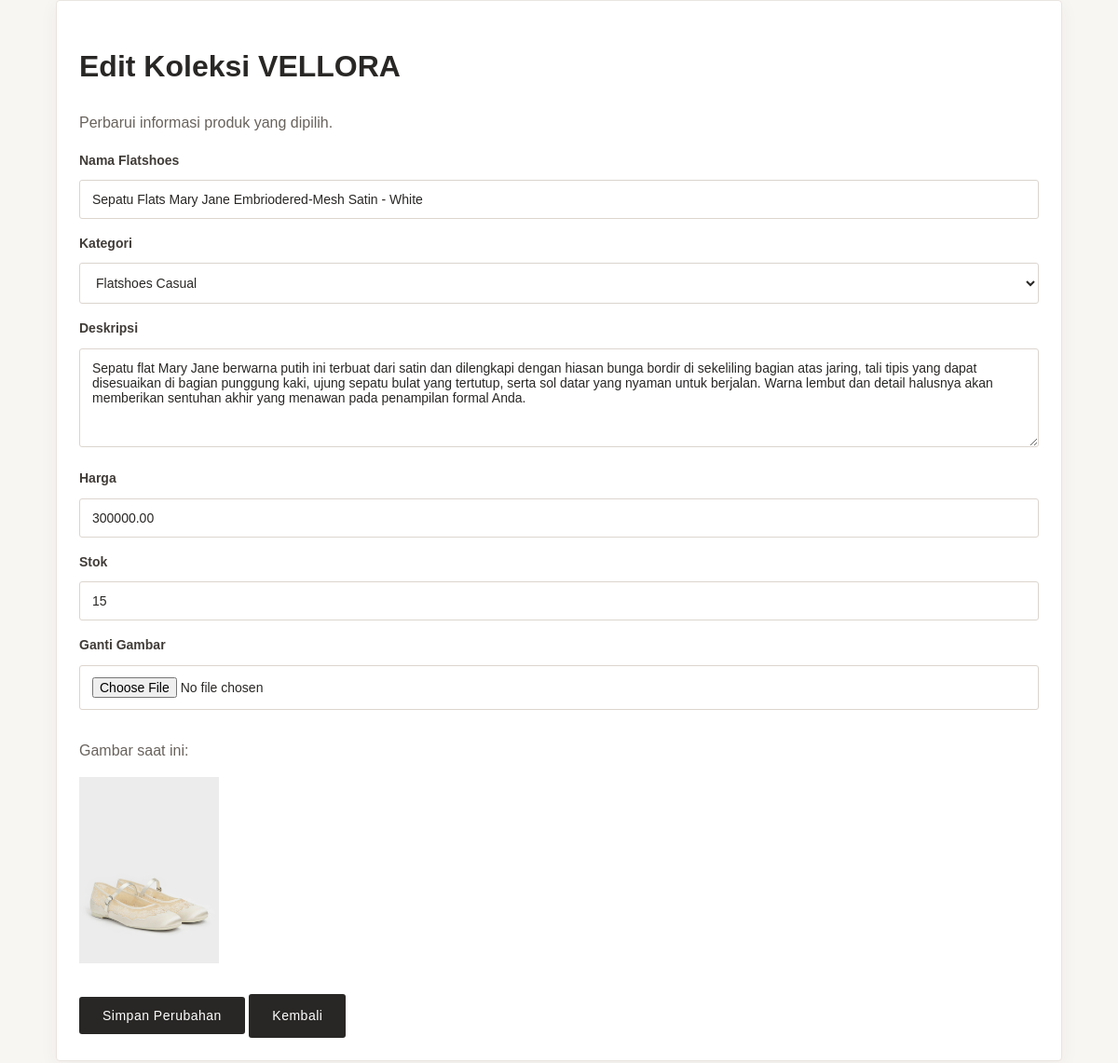
Screenshot of /admin/edit.php?id=2 (signed in) with the database file from the repository.
### tables this page shows
CREATE TABLE `produk` (
  `id` int NOT NULL,
  `nama` varchar(100) NOT NULL,
  `kategori` varchar(50) NOT NULL,
  `deskripsi` text NOT NULL,
  `harga` decimal(12,2) NOT NULL,
  `stok` int NOT NULL DEFAULT '0',
  `gambar` varchar(255) DEFAULT NULL,
  `created_at` timestamp NOT NULL DEFAULT CURRENT_TIMESTAMP
);

### admin/edit.php (the view, shortened to what this page needs)
<?php
require_once "../config/database.php";
$id = isset($_GET['id'])
    ? (int)$_GET['id']
    : 0;
$query = mysqli_query(
    $conn,
    "SELECT * FROM produk
     WHERE id = $id"
);
$produk = mysqli_fetch_assoc($query);
?>
<!DOCTYPE html>
<html>
<head>
    <link rel="stylesheet" href="../assets/style.css">
</head>
<body>
<div class="container">
    <div class="card">
        <h1>Edit Koleksi VELLORA</h1>
        <p>
            Perbarui informasi produk yang dipilih.
        </p>
        <form
            action="proses_produk.php"
            method="POST"
            enctype="multipart/form-data"
        >
            <label>Nama Flatshoes</label>
            <input
                type="text"
                name="nama"
                value="<?= htmlspecialchars($produk['nama']); ?>"
                required
            >
            <label>Kategori</label>
            <select name="kategori" required>
                <option value="Flatshoes Casual"
                    <?= $produk['kategori'] == 'Flatshoes Casual' ? 'selected' : ''; ?>>
                    Flatshoes Casual
                </option>
            </select>
            <label>Deskripsi</label>
            <textarea
                name="deskripsi"
                rows="5"
                required
            ><?= htmlspecialchars($produk['deskripsi']); ?></textarea>
            <label>Harga</label>
            <input
                type="number"
                name="harga"
                value="<?= $produk['harga']; ?>"
                required
            >
            <label>Stok</label>
            <input
                type="number"
                name="stok"
                value="<?= $produk['stok']; ?>"
                required
            >
            <label>Ganti Gambar</label>
            <input
                type="file"
                name="gambar"
                accept=".jpg,.jpeg,.png,.webp"
            >
            <?php if ($produk['gambar']): ?>
                <p>Gambar saat ini:</p>
                <img
                    src="../uploads/produk/<?= htmlspecialchars($produk['gambar']); ?>"
                    width="150"
                >
            <?php endif; ?>
            <br><br>
            <button
                type="submit"
                class="btn"
            >
                Simpan Perubahan
            </button>
            <a
                href="produk.php"
                class="btn"
            >
                Kembali
            </a>
        </form>
    </div>
</div>
</body>
</html>

### assets/style.css (style rules this page uses)
* { box-sizing: border-box; }
body { margin: 0; font-family: Arial, Helvetica, sans-serif; background: #f8f6f3; color: #292725; line-height: 1.6; }
.container { width: 90%; max-width: 1100px; margin: auto; }
.btn { display: inline-block; padding: 12px 25px; background: #292725; color: #ffffff; text-decoration: none; border-radius: 3px; border: none; cursor: pointer; font-size: 14px; letter-spacing: 0.5px; transition: 0.3s; }
.card { background: #ffffff; padding: 24px; border-radius: 4px; margin-bottom: 20px; border: 1px solid #e9e4df; box-shadow: 0 5px 20px rgba(50, 45, 40, 0.05); }
.card h1, .card h2, .card h3 { color: #292725; }
.card p { color: #68625c; }
label { display: block; margin-bottom: 5px; font-size: 14px; font-weight: 600; color: #403c38; }
input, textarea, select { width: 100%; padding: 12px 13px; margin-top: 5px; margin-bottom: 15px; border: 1px solid #dcd5ce; border-radius: 3px; background: #ffffff; color: #292725; font-family: inherit; font-size: 14px; outline: none; }

### rows the page displays
produk: nama "Sepatu Flats Mary Jane Embriodered-Mesh Satin - White", kategori "Flatshoes Casual", deskripsi "Sepatu flat Mary Jane berwarna putih ini terbuat dari satin dan dilengkapi dengan hiasan bunga bordir di sekeliling bagian atas jaring, tali tipis yang dapat disesuaikan di bagian punggung kaki, ujung sepatu bulat yang tertutup, serta sol datar yang nyaman untuk berjalan. Warna lembut dan detail halusnya akan memberikan sentuhan akhir yang menawan pada penampilan formal Anda.", harga "300000.00", stok "15", gambar (picture)
